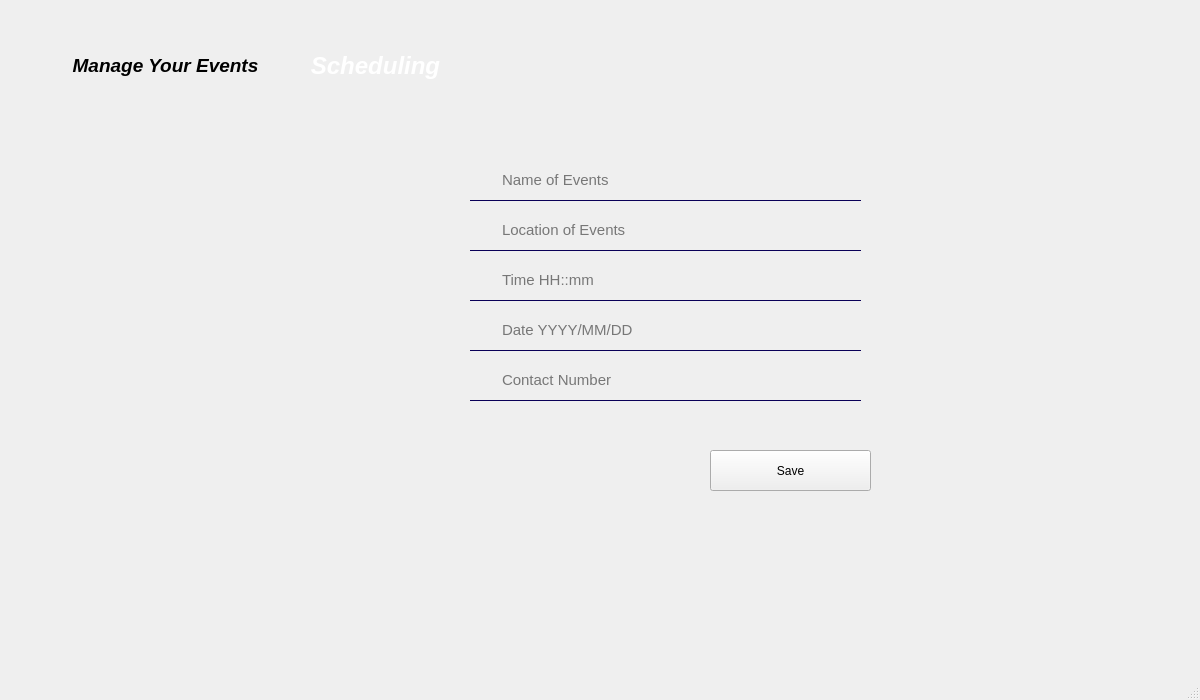
<?xml version="1.0" encoding="UTF-8"?>
<ui version="4.0">
 <class>Scheduling</class>
 <widget class="QMainWindow" name="Scheduling">
  <property name="geometry">
   <rect>
    <x>0</x>
    <y>0</y>
    <width>1200</width>
    <height>700</height>
   </rect>
  </property>
  <property name="minimumSize">
   <size>
    <width>1200</width>
    <height>700</height>
   </size>
  </property>
  <property name="maximumSize">
   <size>
    <width>1200</width>
    <height>700</height>
   </size>
  </property>
  <property name="windowTitle">
   <string>MainWindow</string>
  </property>
  <widget class="QWidget" name="centralwidget">
   <widget class="QLabel" name="label">
    <property name="geometry">
     <rect>
      <x>-10</x>
      <y>10</y>
      <width>1251</width>
      <height>651</height>
     </rect>
    </property>
    <property name="text">
     <string/>
    </property>
    <property name="pixmap">
     <pixmap resource="RES.qrc">:/resources/USER LOGIN (5).jpg</pixmap>
    </property>
    <property name="scaledContents">
     <bool>true</bool>
    </property>
   </widget>
   <widget class="QLabel" name="label_2">
    <property name="geometry">
     <rect>
      <x>40</x>
      <y>40</y>
      <width>251</width>
      <height>51</height>
     </rect>
    </property>
    <property name="font">
     <font>
      <pointsize>14</pointsize>
      <italic>true</italic>
      <bold>true</bold>
     </font>
    </property>
    <property name="text">
     <string>Manage Your Events</string>
    </property>
    <property name="alignment">
     <set>Qt::AlignmentFlag::AlignCenter</set>
    </property>
   </widget>
   <widget class="QLabel" name="label_3">
    <property name="geometry">
     <rect>
      <x>250</x>
      <y>40</y>
      <width>251</width>
      <height>51</height>
     </rect>
    </property>
    <property name="font">
     <font>
      <pointsize>18</pointsize>
      <italic>true</italic>
      <bold>true</bold>
     </font>
    </property>
    <property name="styleSheet">
     <string notr="true">QLabel{
color:white;
}</string>
    </property>
    <property name="text">
     <string>Scheduling</string>
    </property>
    <property name="alignment">
     <set>Qt::AlignmentFlag::AlignCenter</set>
    </property>
   </widget>
   <widget class="QLineEdit" name="Name">
    <property name="geometry">
     <rect>
      <x>470</x>
      <y>160</y>
      <width>391</width>
      <height>41</height>
     </rect>
    </property>
    <property name="font">
     <font>
      <pointsize>11</pointsize>
     </font>
    </property>
    <property name="styleSheet">
     <string notr="true">QLineEdit{
background:transparent;
border:none;
border-bottom:1px solid rgb(10,0,87);
padding-left:30px;
}</string>
    </property>
    <property name="placeholderText">
     <string>Name of Events</string>
    </property>
   </widget>
   <widget class="QLineEdit" name="Location">
    <property name="geometry">
     <rect>
      <x>470</x>
      <y>210</y>
      <width>391</width>
      <height>41</height>
     </rect>
    </property>
    <property name="font">
     <font>
      <pointsize>11</pointsize>
     </font>
    </property>
    <property name="styleSheet">
     <string notr="true">QLineEdit{
background:transparent;
border:none;
border-bottom:1px solid rgb(10,0,87);
padding-left:30px;
}</string>
    </property>
    <property name="placeholderText">
     <string>Location of Events</string>
    </property>
   </widget>
   <widget class="QLineEdit" name="Time">
    <property name="geometry">
     <rect>
      <x>470</x>
      <y>260</y>
      <width>391</width>
      <height>41</height>
     </rect>
    </property>
    <property name="font">
     <font>
      <pointsize>11</pointsize>
     </font>
    </property>
    <property name="styleSheet">
     <string notr="true">QLineEdit{
background:transparent;
border:none;
border-bottom:1px solid rgb(10,0,87);
padding-left:30px;
}</string>
    </property>
    <property name="placeholderText">
     <string>Time HH::mm</string>
    </property>
   </widget>
   <widget class="QLineEdit" name="Date">
    <property name="geometry">
     <rect>
      <x>470</x>
      <y>310</y>
      <width>391</width>
      <height>41</height>
     </rect>
    </property>
    <property name="font">
     <font>
      <pointsize>11</pointsize>
     </font>
    </property>
    <property name="styleSheet">
     <string notr="true">QLineEdit{
background:transparent;
border:none;
border-bottom:1px solid rgb(10,0,87);
padding-left:30px;
}</string>
    </property>
    <property name="placeholderText">
     <string>Date YYYY/MM/DD</string>
    </property>
   </widget>
   <widget class="QLineEdit" name="Contact">
    <property name="geometry">
     <rect>
      <x>470</x>
      <y>360</y>
      <width>391</width>
      <height>41</height>
     </rect>
    </property>
    <property name="font">
     <font>
      <pointsize>11</pointsize>
     </font>
    </property>
    <property name="styleSheet">
     <string notr="true">QLineEdit{
background:transparent;
border:none;
border-bottom:1px solid rgb(10,0,87);
padding-left:30px;
}</string>
    </property>
    <property name="placeholderText">
     <string>Contact Number</string>
    </property>
   </widget>
   <widget class="QPushButton" name="Gotodash_subevent">
    <property name="geometry">
     <rect>
      <x>710</x>
      <y>450</y>
      <width>161</width>
      <height>41</height>
     </rect>
    </property>
    <property name="text">
     <string>Save</string>
    </property>
   </widget>
  </widget>
  <widget class="QMenuBar" name="menubar">
   <property name="geometry">
    <rect>
     <x>0</x>
     <y>0</y>
     <width>1200</width>
     <height>18</height>
    </rect>
   </property>
  </widget>
  <widget class="QStatusBar" name="statusbar"/>
 </widget>
 <resources>
  <include location="RES.qrc"/>
 </resources>
 <connections/>
</ui>
